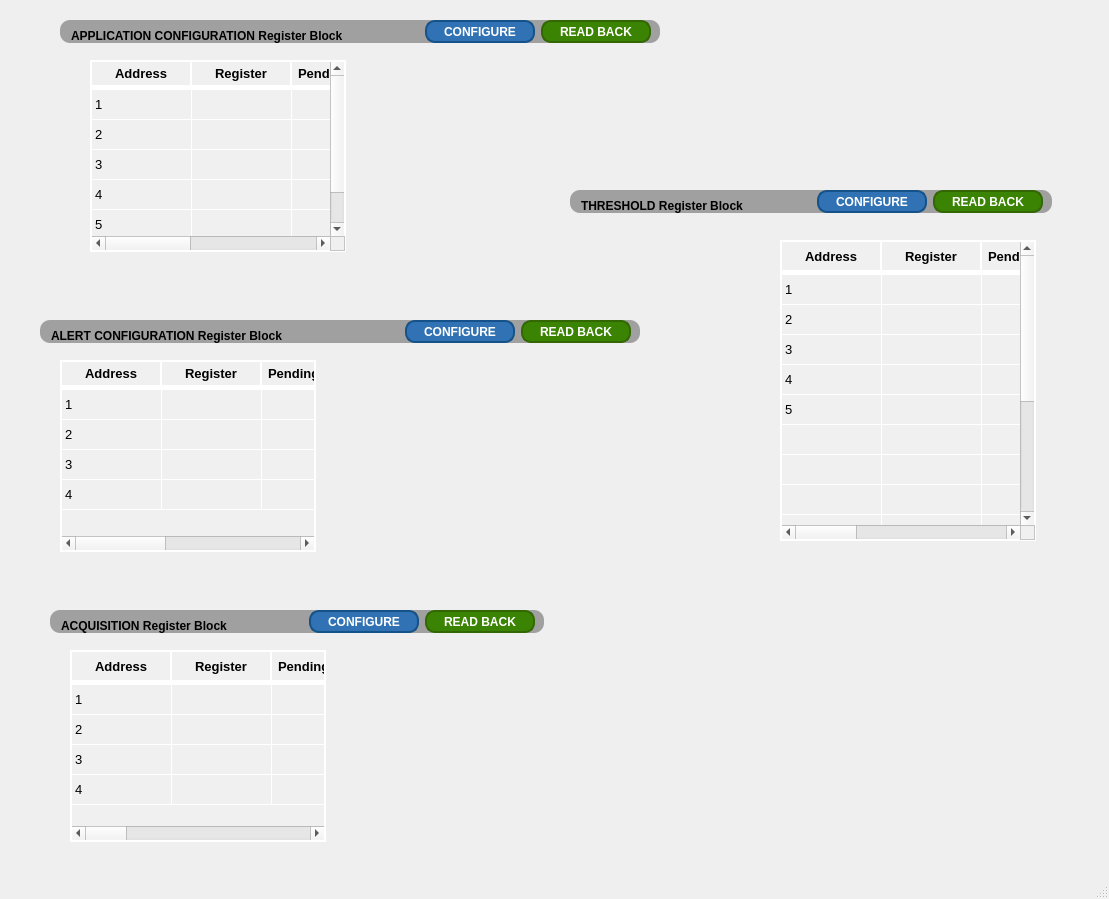
<?xml version="1.0" encoding="UTF-8"?>
<ui version="4.0">
 <class>MainWindow</class>
 <widget class="QMainWindow" name="MainWindow">
  <property name="geometry">
   <rect>
    <x>0</x>
    <y>0</y>
    <width>1109</width>
    <height>899</height>
   </rect>
  </property>
  <property name="windowTitle">
   <string>MainWindow</string>
  </property>
  <widget class="QWidget" name="centralwidget">
   <widget class="QTableWidget" name="tableWidget_alertCfgRegBlock">
    <property name="geometry">
     <rect>
      <x>60</x>
      <y>360</y>
      <width>256</width>
      <height>192</height>
     </rect>
    </property>
    <property name="maximumSize">
     <size>
      <width>600</width>
      <height>16777215</height>
     </size>
    </property>
    <property name="styleSheet">
     <string notr="true">QTableWidget {
    border: 2px solid white; /* 边框颜色与粗细调整为2px */
    gridline-color: white; /* 网格线颜色 */
    background-color: #f0f0f0; /* 单元格背景颜色 */
    font-family: &quot;Calibri&quot;; /* 单元格字体 */
    font-size: 10pt; /* 单元格字体大小 */
}

QTableWidget::item {
}

QHeaderView::section {
    background-color: #f0f0f0; /* 表头背景颜色 */
    padding: 2px; /* 表头内边距 */
    border-style: none; /* 表头边框样式 */
    border-bottom: 5px solid white; /* 表头下边框宽度调整为2px */
    border-right: 2px solid white; /* 表头右边框宽度调整为2px */
    font-family: &quot;Calibri&quot;; /* 表头字体 */
    font-size: 10pt; /* 表头字体大小 */
    font-weight: 600; /* 表头字体粗细 */
}

QTableCornerButton::section {
    background-color: #f0f0f0; /* 角落按钮背景颜色 */
    /* 添加其他您需要的样式 */
}
</string>
    </property>
    <attribute name="verticalHeaderVisible">
     <bool>false</bool>
    </attribute>
    <row>
     <property name="text">
      <string>0</string>
     </property>
    </row>
    <row>
     <property name="text">
      <string>1</string>
     </property>
    </row>
    <row>
     <property name="text">
      <string>2</string>
     </property>
    </row>
    <row>
     <property name="text">
      <string>3</string>
     </property>
    </row>
    <column>
     <property name="text">
      <string>Address</string>
     </property>
    </column>
    <column>
     <property name="text">
      <string>Register</string>
     </property>
    </column>
    <column>
     <property name="text">
      <string>Pending (hex)</string>
     </property>
    </column>
    <column>
     <property name="text">
      <string>Device 0 (hex)</string>
     </property>
    </column>
    <column>
     <property name="text">
      <string>Device 1 (hex)</string>
     </property>
    </column>
    <item row="0" column="0">
     <property name="text">
      <string>1</string>
     </property>
    </item>
    <item row="1" column="0">
     <property name="text">
      <string>2</string>
     </property>
    </item>
    <item row="2" column="0">
     <property name="text">
      <string>3</string>
     </property>
    </item>
    <item row="3" column="0">
     <property name="text">
      <string>4</string>
     </property>
    </item>
   </widget>
   <widget class="QFrame" name="frame_2">
    <property name="geometry">
     <rect>
      <x>40</x>
      <y>320</y>
      <width>600</width>
      <height>23</height>
     </rect>
    </property>
    <property name="maximumSize">
     <size>
      <width>600</width>
      <height>23</height>
     </size>
    </property>
    <property name="styleSheet">
     <string notr="true">QFrame {
    background-color: #a0a0a0; /* 设置背景颜色为灰色 */
    border-radius: 10px; /* 设置边框圆角的半径为10px */
}
</string>
    </property>
    <property name="frameShape">
     <enum>QFrame::Box</enum>
    </property>
    <property name="frameShadow">
     <enum>QFrame::Raised</enum>
    </property>
    <layout class="QHBoxLayout" name="horizontalLayout_2">
     <property name="leftMargin">
      <number>11</number>
     </property>
     <property name="topMargin">
      <number>0</number>
     </property>
     <property name="bottomMargin">
      <number>0</number>
     </property>
     <item>
      <widget class="QLabel" name="label_22">
       <property name="sizePolicy">
        <sizepolicy hsizetype="Preferred" vsizetype="Minimum">
         <horstretch>0</horstretch>
         <verstretch>0</verstretch>
        </sizepolicy>
       </property>
       <property name="minimumSize">
        <size>
         <width>0</width>
         <height>20</height>
        </size>
       </property>
       <property name="maximumSize">
        <size>
         <width>16777215</width>
         <height>23</height>
        </size>
       </property>
       <property name="styleSheet">
        <string notr="true">font: 11pt &quot;Calibri&quot;;
font-weight: 600; /* 设置字体粗细为600 */</string>
       </property>
       <property name="text">
        <string>ALERT CONFIGURATION Register Block</string>
       </property>
       <property name="alignment">
        <set>Qt::AlignBottom|Qt::AlignLeading|Qt::AlignLeft</set>
       </property>
      </widget>
     </item>
     <item>
      <spacer name="horizontalSpacer_2">
       <property name="orientation">
        <enum>Qt::Horizontal</enum>
       </property>
       <property name="sizeHint" stdset="0">
        <size>
         <width>20</width>
         <height>20</height>
        </size>
       </property>
      </spacer>
     </item>
     <item>
      <widget class="QPushButton" name="pushButton_49">
       <property name="minimumSize">
        <size>
         <width>110</width>
         <height>0</height>
        </size>
       </property>
       <property name="maximumSize">
        <size>
         <width>16777215</width>
         <height>16777215</height>
        </size>
       </property>
       <property name="styleSheet">
        <string notr="true">QPushButton {
    background-color: #3072B3; /* 按钮背景颜色 */
    color: white; /* 文字颜色 */
    border-style: solid; /* 边框样式 */
    border-width: 2px; /* 边框宽度 */
    border-radius: 10px; /* 边框圆角半径 */
    border-color: #145289; /* 边框颜色 */
    padding: 5px; /* 内边距 */
	font: 8pt &quot;Calibri&quot;; /* 字体 */
    font-weight: 600; /* 字体粗细 */
}

QPushButton:hover {
    background-color: #5591D2; /* 悬停时的背景颜色 */
}

QPushButton:pressed {
    background-color: #1E5A97; /* 按下时的背景颜色 */
}
</string>
       </property>
       <property name="text">
        <string>CONFIGURE</string>
       </property>
      </widget>
     </item>
     <item>
      <widget class="QPushButton" name="pushButton_51">
       <property name="minimumSize">
        <size>
         <width>110</width>
         <height>0</height>
        </size>
       </property>
       <property name="maximumSize">
        <size>
         <width>16777215</width>
         <height>16777215</height>
        </size>
       </property>
       <property name="styleSheet">
        <string notr="true">QPushButton {
    background-color: #3b8303; /* 按钮背景颜色 */
    color: white; /* 文字颜色 */
    border-style: solid; /* 边框样式 */
    border-width: 2px; /* 边框宽度 */
    border-radius: 10px; /* 边框圆角半径 */
    border-color: #326703; /* 边框颜色 */
    padding: 5px; /* 内边距 */
	font: 8pt &quot;Calibri&quot;; /* 字体 */
    font-weight: 600; /* 字体粗细 */
}

QPushButton:hover {
    background-color: #459403; /* 悬停时的背景颜色 */
}

QPushButton:pressed {
    background-color: #397303; /* 按下时的背景颜色 */
}
</string>
       </property>
       <property name="text">
        <string>READ BACK</string>
       </property>
      </widget>
     </item>
    </layout>
   </widget>
   <widget class="QFrame" name="frame">
    <property name="geometry">
     <rect>
      <x>60</x>
      <y>20</y>
      <width>600</width>
      <height>23</height>
     </rect>
    </property>
    <property name="maximumSize">
     <size>
      <width>600</width>
      <height>23</height>
     </size>
    </property>
    <property name="styleSheet">
     <string notr="true">QFrame {
    background-color: #a0a0a0; /* 设置背景颜色为灰色 */
    border-radius: 10px; /* 设置边框圆角的半径为10px */
}
</string>
    </property>
    <property name="frameShape">
     <enum>QFrame::Box</enum>
    </property>
    <property name="frameShadow">
     <enum>QFrame::Raised</enum>
    </property>
    <layout class="QHBoxLayout" name="horizontalLayout">
     <property name="leftMargin">
      <number>11</number>
     </property>
     <property name="topMargin">
      <number>0</number>
     </property>
     <property name="bottomMargin">
      <number>0</number>
     </property>
     <item>
      <widget class="QLabel" name="label_21">
       <property name="sizePolicy">
        <sizepolicy hsizetype="Preferred" vsizetype="Minimum">
         <horstretch>0</horstretch>
         <verstretch>0</verstretch>
        </sizepolicy>
       </property>
       <property name="minimumSize">
        <size>
         <width>0</width>
         <height>20</height>
        </size>
       </property>
       <property name="maximumSize">
        <size>
         <width>16777215</width>
         <height>23</height>
        </size>
       </property>
       <property name="styleSheet">
        <string notr="true">font: 11pt &quot;Calibri&quot;;
font-weight: 600; /* 设置字体粗细为600 */</string>
       </property>
       <property name="text">
        <string>APPLICATION CONFIGURATION Register Block</string>
       </property>
       <property name="alignment">
        <set>Qt::AlignBottom|Qt::AlignLeading|Qt::AlignLeft</set>
       </property>
      </widget>
     </item>
     <item>
      <spacer name="horizontalSpacer">
       <property name="orientation">
        <enum>Qt::Horizontal</enum>
       </property>
       <property name="sizeHint" stdset="0">
        <size>
         <width>20</width>
         <height>20</height>
        </size>
       </property>
      </spacer>
     </item>
     <item>
      <widget class="QPushButton" name="pushButton_48">
       <property name="minimumSize">
        <size>
         <width>110</width>
         <height>0</height>
        </size>
       </property>
       <property name="maximumSize">
        <size>
         <width>16777215</width>
         <height>16777215</height>
        </size>
       </property>
       <property name="styleSheet">
        <string notr="true">QPushButton {
    background-color: #3072B3; /* 按钮背景颜色 */
    color: white; /* 文字颜色 */
    border-style: solid; /* 边框样式 */
    border-width: 2px; /* 边框宽度 */
    border-radius: 10px; /* 边框圆角半径 */
    border-color: #145289; /* 边框颜色 */
    padding: 5px; /* 内边距 */
	font: 8pt &quot;Calibri&quot;; /* 字体 */
    font-weight: 600; /* 字体粗细 */
}

QPushButton:hover {
    background-color: #5591D2; /* 悬停时的背景颜色 */
}

QPushButton:pressed {
    background-color: #1E5A97; /* 按下时的背景颜色 */
}
</string>
       </property>
       <property name="text">
        <string>CONFIGURE</string>
       </property>
      </widget>
     </item>
     <item>
      <widget class="QPushButton" name="pushButton_50">
       <property name="minimumSize">
        <size>
         <width>110</width>
         <height>0</height>
        </size>
       </property>
       <property name="maximumSize">
        <size>
         <width>16777215</width>
         <height>16777215</height>
        </size>
       </property>
       <property name="styleSheet">
        <string notr="true">QPushButton {
    background-color: #3b8303; /* 按钮背景颜色 */
    color: white; /* 文字颜色 */
    border-style: solid; /* 边框样式 */
    border-width: 2px; /* 边框宽度 */
    border-radius: 10px; /* 边框圆角半径 */
    border-color: #326703; /* 边框颜色 */
    padding: 5px; /* 内边距 */
	font: 8pt &quot;Calibri&quot;; /* 字体 */
    font-weight: 600; /* 字体粗细 */
}

QPushButton:hover {
    background-color: #459403; /* 悬停时的背景颜色 */
}

QPushButton:pressed {
    background-color: #397303; /* 按下时的背景颜色 */
}
</string>
       </property>
       <property name="text">
        <string>READ BACK</string>
       </property>
      </widget>
     </item>
    </layout>
   </widget>
   <widget class="QTableWidget" name="tableWidget_appCfgRegBlock">
    <property name="geometry">
     <rect>
      <x>90</x>
      <y>60</y>
      <width>256</width>
      <height>192</height>
     </rect>
    </property>
    <property name="maximumSize">
     <size>
      <width>600</width>
      <height>16777215</height>
     </size>
    </property>
    <property name="styleSheet">
     <string notr="true">QTableWidget {
    border: 2px solid white; /* 边框颜色与粗细调整为2px */
    gridline-color: white; /* 网格线颜色 */
    background-color: #f0f0f0; /* 单元格背景颜色 */
    font-family: &quot;Calibri&quot;; /* 单元格字体 */
    font-size: 10pt; /* 单元格字体大小 */
}

QTableWidget::item {
}

QHeaderView::section {
    background-color: #f0f0f0; /* 表头背景颜色 */
    padding: 2px; /* 表头内边距 */
    border-style: none; /* 表头边框样式 */
    border-bottom: 5px solid white; /* 表头下边框宽度调整为2px */
    border-right: 2px solid white; /* 表头右边框宽度调整为2px */
    font-family: &quot;Calibri&quot;; /* 表头字体 */
    font-size: 10pt; /* 表头字体大小 */
    font-weight: 600; /* 表头字体粗细 */
}

QTableCornerButton::section {
    background-color: #f0f0f0; /* 角落按钮背景颜色 */
    /* 添加其他您需要的样式 */
}
</string>
    </property>
    <attribute name="verticalHeaderVisible">
     <bool>false</bool>
    </attribute>
    <row>
     <property name="text">
      <string>0</string>
     </property>
    </row>
    <row>
     <property name="text">
      <string>1</string>
     </property>
    </row>
    <row>
     <property name="text">
      <string>2</string>
     </property>
    </row>
    <row>
     <property name="text">
      <string>3</string>
     </property>
    </row>
    <row>
     <property name="text">
      <string>4</string>
     </property>
    </row>
    <column>
     <property name="text">
      <string>Address</string>
     </property>
    </column>
    <column>
     <property name="text">
      <string>Register</string>
     </property>
    </column>
    <column>
     <property name="text">
      <string>Pending (hex)</string>
     </property>
    </column>
    <column>
     <property name="text">
      <string>Device 0 (hex)</string>
     </property>
    </column>
    <column>
     <property name="text">
      <string>Device 1 (hex)</string>
     </property>
    </column>
    <item row="0" column="0">
     <property name="text">
      <string>1</string>
     </property>
    </item>
    <item row="1" column="0">
     <property name="text">
      <string>2</string>
     </property>
    </item>
    <item row="2" column="0">
     <property name="text">
      <string>3</string>
     </property>
    </item>
    <item row="3" column="0">
     <property name="text">
      <string>4</string>
     </property>
    </item>
    <item row="4" column="0">
     <property name="text">
      <string>5</string>
     </property>
    </item>
   </widget>
   <widget class="QFrame" name="frame_3">
    <property name="geometry">
     <rect>
      <x>50</x>
      <y>610</y>
      <width>494</width>
      <height>23</height>
     </rect>
    </property>
    <property name="maximumSize">
     <size>
      <width>16777215</width>
      <height>23</height>
     </size>
    </property>
    <property name="styleSheet">
     <string notr="true">QFrame {
    background-color: #a0a0a0; /* 设置背景颜色为灰色 */
    border-radius: 10px; /* 设置边框圆角的半径为10px */
}
</string>
    </property>
    <property name="frameShape">
     <enum>QFrame::Box</enum>
    </property>
    <property name="frameShadow">
     <enum>QFrame::Raised</enum>
    </property>
    <layout class="QHBoxLayout" name="horizontalLayout_3">
     <property name="leftMargin">
      <number>11</number>
     </property>
     <property name="topMargin">
      <number>0</number>
     </property>
     <property name="bottomMargin">
      <number>0</number>
     </property>
     <item>
      <widget class="QLabel" name="label_23">
       <property name="sizePolicy">
        <sizepolicy hsizetype="Preferred" vsizetype="Minimum">
         <horstretch>0</horstretch>
         <verstretch>0</verstretch>
        </sizepolicy>
       </property>
       <property name="minimumSize">
        <size>
         <width>0</width>
         <height>20</height>
        </size>
       </property>
       <property name="maximumSize">
        <size>
         <width>16777215</width>
         <height>23</height>
        </size>
       </property>
       <property name="styleSheet">
        <string notr="true">font: 11pt &quot;Calibri&quot;;
font-weight: 600; /* 设置字体粗细为600 */</string>
       </property>
       <property name="text">
        <string>ACQUISITION Register Block</string>
       </property>
       <property name="alignment">
        <set>Qt::AlignBottom|Qt::AlignLeading|Qt::AlignLeft</set>
       </property>
      </widget>
     </item>
     <item>
      <spacer name="horizontalSpacer_3">
       <property name="orientation">
        <enum>Qt::Horizontal</enum>
       </property>
       <property name="sizeHint" stdset="0">
        <size>
         <width>20</width>
         <height>20</height>
        </size>
       </property>
      </spacer>
     </item>
     <item>
      <widget class="QPushButton" name="pushButton_52">
       <property name="minimumSize">
        <size>
         <width>110</width>
         <height>0</height>
        </size>
       </property>
       <property name="maximumSize">
        <size>
         <width>16777215</width>
         <height>16777215</height>
        </size>
       </property>
       <property name="styleSheet">
        <string notr="true">QPushButton {
    background-color: #3072B3; /* 按钮背景颜色 */
    color: white; /* 文字颜色 */
    border-style: solid; /* 边框样式 */
    border-width: 2px; /* 边框宽度 */
    border-radius: 10px; /* 边框圆角半径 */
    border-color: #145289; /* 边框颜色 */
    padding: 5px; /* 内边距 */
	font: 8pt &quot;Calibri&quot;; /* 字体 */
    font-weight: 600; /* 字体粗细 */
}

QPushButton:hover {
    background-color: #5591D2; /* 悬停时的背景颜色 */
}

QPushButton:pressed {
    background-color: #1E5A97; /* 按下时的背景颜色 */
}
</string>
       </property>
       <property name="text">
        <string>CONFIGURE</string>
       </property>
      </widget>
     </item>
     <item>
      <widget class="QPushButton" name="pushButton_53">
       <property name="minimumSize">
        <size>
         <width>110</width>
         <height>0</height>
        </size>
       </property>
       <property name="maximumSize">
        <size>
         <width>16777215</width>
         <height>16777215</height>
        </size>
       </property>
       <property name="styleSheet">
        <string notr="true">QPushButton {
    background-color: #3b8303; /* 按钮背景颜色 */
    color: white; /* 文字颜色 */
    border-style: solid; /* 边框样式 */
    border-width: 2px; /* 边框宽度 */
    border-radius: 10px; /* 边框圆角半径 */
    border-color: #326703; /* 边框颜色 */
    padding: 5px; /* 内边距 */
	font: 8pt &quot;Calibri&quot;; /* 字体 */
    font-weight: 600; /* 字体粗细 */
}

QPushButton:hover {
    background-color: #459403; /* 悬停时的背景颜色 */
}

QPushButton:pressed {
    background-color: #397303; /* 按下时的背景颜色 */
}
</string>
       </property>
       <property name="text">
        <string>READ BACK</string>
       </property>
      </widget>
     </item>
    </layout>
   </widget>
   <widget class="QTableWidget" name="tableWidget_acquisitionRegBlock">
    <property name="geometry">
     <rect>
      <x>70</x>
      <y>650</y>
      <width>256</width>
      <height>192</height>
     </rect>
    </property>
    <property name="styleSheet">
     <string notr="true">QTableWidget {
    border: 2px solid white; /* 边框颜色与粗细调整为2px */
    gridline-color: white; /* 网格线颜色 */
    background-color: #f0f0f0; /* 单元格背景颜色 */
    font-family: &quot;Calibri&quot;; /* 单元格字体 */
    font-size: 10pt; /* 单元格字体大小 */
}

QTableWidget::item {
}

QHeaderView::section {
    background-color: #f0f0f0; /* 表头背景颜色 */
    padding: 2px; /* 表头内边距 */
    border-style: none; /* 表头边框样式 */
    border-bottom: 5px solid white; /* 表头下边框宽度调整为2px */
    border-right: 2px solid white; /* 表头右边框宽度调整为2px */
    font-family: &quot;Calibri&quot;; /* 表头字体 */
    font-size: 10pt; /* 表头字体大小 */
    font-weight: 600; /* 表头字体粗细 */
}

QTableCornerButton::section {
    background-color: #f0f0f0; /* 角落按钮背景颜色 */
    /* 添加其他您需要的样式 */
}
</string>
    </property>
    <attribute name="verticalHeaderVisible">
     <bool>false</bool>
    </attribute>
    <row>
     <property name="text">
      <string>0</string>
     </property>
    </row>
    <row>
     <property name="text">
      <string>1</string>
     </property>
    </row>
    <row>
     <property name="text">
      <string>2</string>
     </property>
    </row>
    <row>
     <property name="text">
      <string>3</string>
     </property>
    </row>
    <column>
     <property name="text">
      <string>Address</string>
     </property>
    </column>
    <column>
     <property name="text">
      <string>Register</string>
     </property>
    </column>
    <column>
     <property name="text">
      <string>Pending (hex)</string>
     </property>
    </column>
    <column>
     <property name="text">
      <string>Device 0 (hex)</string>
     </property>
    </column>
    <column>
     <property name="text">
      <string>Device 1 (hex)</string>
     </property>
    </column>
    <column>
     <property name="text">
      <string>新建列</string>
     </property>
    </column>
    <column>
     <property name="text">
      <string>6</string>
     </property>
    </column>
    <column>
     <property name="text">
      <string>7</string>
     </property>
    </column>
    <column>
     <property name="text">
      <string>8</string>
     </property>
    </column>
    <column>
     <property name="text">
      <string>9</string>
     </property>
    </column>
    <column>
     <property name="text">
      <string>11</string>
     </property>
    </column>
    <item row="0" column="0">
     <property name="text">
      <string>1</string>
     </property>
    </item>
    <item row="1" column="0">
     <property name="text">
      <string>2</string>
     </property>
    </item>
    <item row="2" column="0">
     <property name="text">
      <string>3</string>
     </property>
    </item>
    <item row="3" column="0">
     <property name="text">
      <string>4</string>
     </property>
    </item>
   </widget>
   <widget class="QFrame" name="frame_4">
    <property name="geometry">
     <rect>
      <x>570</x>
      <y>190</y>
      <width>482</width>
      <height>23</height>
     </rect>
    </property>
    <property name="maximumSize">
     <size>
      <width>16777215</width>
      <height>23</height>
     </size>
    </property>
    <property name="styleSheet">
     <string notr="true">QFrame {
    background-color: #a0a0a0; /* 设置背景颜色为灰色 */
    border-radius: 10px; /* 设置边框圆角的半径为10px */
}
</string>
    </property>
    <property name="frameShape">
     <enum>QFrame::Box</enum>
    </property>
    <property name="frameShadow">
     <enum>QFrame::Raised</enum>
    </property>
    <layout class="QHBoxLayout" name="horizontalLayout_4">
     <property name="leftMargin">
      <number>11</number>
     </property>
     <property name="topMargin">
      <number>0</number>
     </property>
     <property name="bottomMargin">
      <number>0</number>
     </property>
     <item>
      <widget class="QLabel" name="label_24">
       <property name="sizePolicy">
        <sizepolicy hsizetype="Preferred" vsizetype="Minimum">
         <horstretch>0</horstretch>
         <verstretch>0</verstretch>
        </sizepolicy>
       </property>
       <property name="minimumSize">
        <size>
         <width>0</width>
         <height>20</height>
        </size>
       </property>
       <property name="maximumSize">
        <size>
         <width>16777215</width>
         <height>23</height>
        </size>
       </property>
       <property name="styleSheet">
        <string notr="true">font: 11pt &quot;Calibri&quot;;
font-weight: 600; /* 设置字体粗细为600 */</string>
       </property>
       <property name="text">
        <string>THRESHOLD Register Block</string>
       </property>
       <property name="alignment">
        <set>Qt::AlignBottom|Qt::AlignLeading|Qt::AlignLeft</set>
       </property>
      </widget>
     </item>
     <item>
      <spacer name="horizontalSpacer_4">
       <property name="orientation">
        <enum>Qt::Horizontal</enum>
       </property>
       <property name="sizeHint" stdset="0">
        <size>
         <width>20</width>
         <height>20</height>
        </size>
       </property>
      </spacer>
     </item>
     <item>
      <widget class="QPushButton" name="pushButton_54">
       <property name="minimumSize">
        <size>
         <width>110</width>
         <height>0</height>
        </size>
       </property>
       <property name="maximumSize">
        <size>
         <width>16777215</width>
         <height>16777215</height>
        </size>
       </property>
       <property name="styleSheet">
        <string notr="true">QPushButton {
    background-color: #3072B3; /* 按钮背景颜色 */
    color: white; /* 文字颜色 */
    border-style: solid; /* 边框样式 */
    border-width: 2px; /* 边框宽度 */
    border-radius: 10px; /* 边框圆角半径 */
    border-color: #145289; /* 边框颜色 */
    padding: 5px; /* 内边距 */
	font: 8pt &quot;Calibri&quot;; /* 字体 */
    font-weight: 600; /* 字体粗细 */
}

QPushButton:hover {
    background-color: #5591D2; /* 悬停时的背景颜色 */
}

QPushButton:pressed {
    background-color: #1E5A97; /* 按下时的背景颜色 */
}
</string>
       </property>
       <property name="text">
        <string>CONFIGURE</string>
       </property>
      </widget>
     </item>
     <item>
      <widget class="QPushButton" name="pushButton_55">
       <property name="minimumSize">
        <size>
         <width>110</width>
         <height>0</height>
        </size>
       </property>
       <property name="maximumSize">
        <size>
         <width>16777215</width>
         <height>16777215</height>
        </size>
       </property>
       <property name="styleSheet">
        <string notr="true">QPushButton {
    background-color: #3b8303; /* 按钮背景颜色 */
    color: white; /* 文字颜色 */
    border-style: solid; /* 边框样式 */
    border-width: 2px; /* 边框宽度 */
    border-radius: 10px; /* 边框圆角半径 */
    border-color: #326703; /* 边框颜色 */
    padding: 5px; /* 内边距 */
	font: 8pt &quot;Calibri&quot;; /* 字体 */
    font-weight: 600; /* 字体粗细 */
}

QPushButton:hover {
    background-color: #459403; /* 悬停时的背景颜色 */
}

QPushButton:pressed {
    background-color: #397303; /* 按下时的背景颜色 */
}
</string>
       </property>
       <property name="text">
        <string>READ BACK</string>
       </property>
      </widget>
     </item>
    </layout>
   </widget>
   <widget class="QTableWidget" name="tableWidget_thresholdRegBlock">
    <property name="geometry">
     <rect>
      <x>780</x>
      <y>240</y>
      <width>256</width>
      <height>301</height>
     </rect>
    </property>
    <property name="minimumSize">
     <size>
      <width>0</width>
      <height>0</height>
     </size>
    </property>
    <property name="styleSheet">
     <string notr="true">QTableWidget {
    border: 2px solid white; /* 边框颜色与粗细调整为2px */
    gridline-color: white; /* 网格线颜色 */
    background-color: #f0f0f0; /* 单元格背景颜色 */
    font-family: &quot;Calibri&quot;; /* 单元格字体 */
    font-size: 10pt; /* 单元格字体大小 */
}

QTableWidget::item {
}

QHeaderView::section {
    background-color: #f0f0f0; /* 表头背景颜色 */
    padding: 2px; /* 表头内边距 */
    border-style: none; /* 表头边框样式 */
    border-bottom: 5px solid white; /* 表头下边框宽度调整为2px */
    border-right: 2px solid white; /* 表头右边框宽度调整为2px */
    font-family: &quot;Calibri&quot;; /* 表头字体 */
    font-size: 10pt; /* 表头字体大小 */
    font-weight: 600; /* 表头字体粗细 */
}

QTableCornerButton::section {
    background-color: #f0f0f0; /* 角落按钮背景颜色 */
    /* 添加其他您需要的样式 */
}
</string>
    </property>
    <attribute name="verticalHeaderVisible">
     <bool>false</bool>
    </attribute>
    <row>
     <property name="text">
      <string>0</string>
     </property>
    </row>
    <row>
     <property name="text">
      <string>1</string>
     </property>
    </row>
    <row>
     <property name="text">
      <string>2</string>
     </property>
    </row>
    <row>
     <property name="text">
      <string>3</string>
     </property>
    </row>
    <row>
     <property name="text">
      <string>4</string>
     </property>
    </row>
    <row>
     <property name="text">
      <string>新建行</string>
     </property>
    </row>
    <row>
     <property name="text">
      <string>5</string>
     </property>
    </row>
    <row>
     <property name="text">
      <string>6</string>
     </property>
    </row>
    <row>
     <property name="text">
      <string>7</string>
     </property>
    </row>
    <row>
     <property name="text">
      <string>8</string>
     </property>
    </row>
    <row>
     <property name="text">
      <string>9</string>
     </property>
    </row>
    <row>
     <property name="text">
      <string>10</string>
     </property>
    </row>
    <row>
     <property name="text">
      <string>11</string>
     </property>
    </row>
    <row>
     <property name="text">
      <string>13</string>
     </property>
    </row>
    <column>
     <property name="text">
      <string>Address</string>
     </property>
    </column>
    <column>
     <property name="text">
      <string>Register</string>
     </property>
    </column>
    <column>
     <property name="text">
      <string>Pending (hex)</string>
     </property>
    </column>
    <column>
     <property name="text">
      <string>Device 0 (hex)</string>
     </property>
    </column>
    <column>
     <property name="text">
      <string>Device 1 (hex)</string>
     </property>
    </column>
    <column>
     <property name="text">
      <string>新建列</string>
     </property>
    </column>
    <column>
     <property name="text">
      <string>7</string>
     </property>
    </column>
    <item row="0" column="0">
     <property name="text">
      <string>1</string>
     </property>
    </item>
    <item row="1" column="0">
     <property name="text">
      <string>2</string>
     </property>
    </item>
    <item row="2" column="0">
     <property name="text">
      <string>3</string>
     </property>
    </item>
    <item row="3" column="0">
     <property name="text">
      <string>4</string>
     </property>
    </item>
    <item row="4" column="0">
     <property name="text">
      <string>5</string>
     </property>
    </item>
   </widget>
  </widget>
  <widget class="QMenuBar" name="menubar">
   <property name="geometry">
    <rect>
     <x>0</x>
     <y>0</y>
     <width>1109</width>
     <height>26</height>
    </rect>
   </property>
  </widget>
  <widget class="QStatusBar" name="statusbar"/>
 </widget>
 <resources/>
 <connections/>
</ui>
